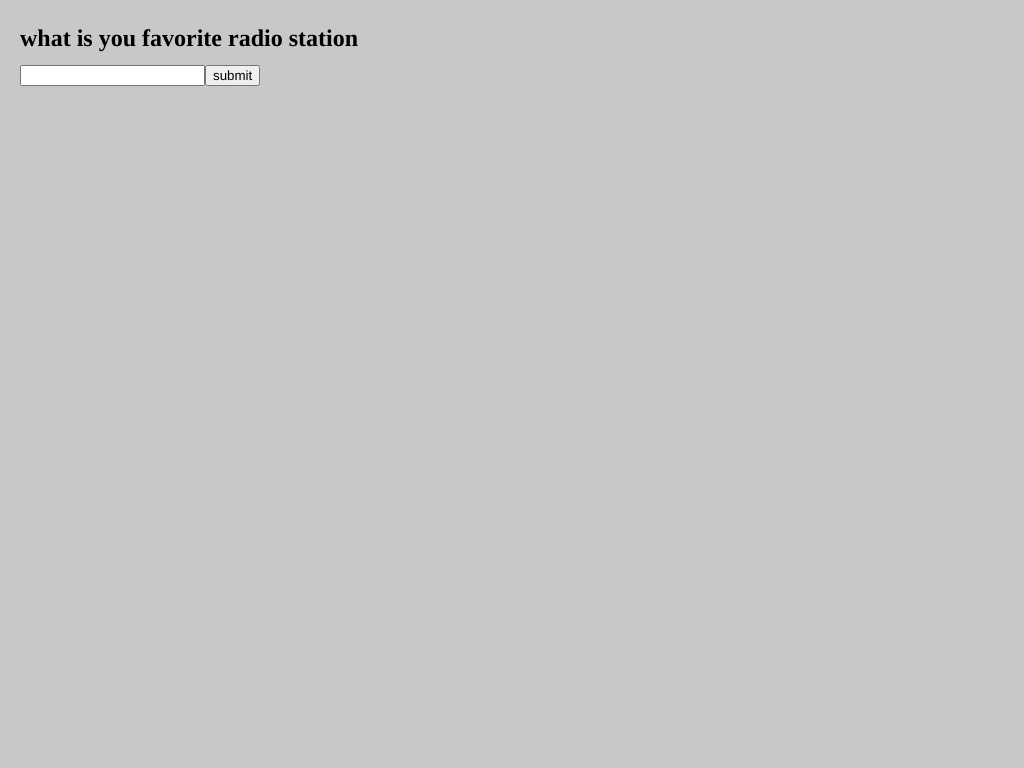
Frame 1 (no input)
Frame 60 (no input): identical to frame 1, image omitted
Frame 120 (the mouse pressed at the canvas centre since frame 60): identical to frame 1, image omitted

The p5.js sketch that drew this single still picture (run headless with seeded random() and noise() and a simulated clock; from frame 60 on, the mouse is pressed at the canvas centre):

// p5.js sketch
// ── sketch.js
var input, button, greeting, r, g, b;

function setup() {

  // create canvas
  createCanvas(1024, 768);
  
  r = random(255);
  g = random(255);
  b = random(255);
    
  input = createInput();
  input.position(20, 65);

  button = createButton('submit');
  button.position(input.x + input.width, 65);
  button.mousePressed(greet);

  greeting = createElement('h2', 'what is you favorite radio station');
  greeting.position(20, 5);

  textAlign(CENTER);
  textSize(50);
}

function greet() {
  var name = input.value();
  greeting.html('We love '+name+'too !');
  input.value('');

  for (var i=0; i<10; i++) {
    push();
    stroke(0,0,0);
    fill(r, g, b, 127);
    translate(random(width), random(height));
    rotate(random(2*PI));
    text(name, 0, 0);
    pop();
  }
}

function mousePressed() {
    // Pick new random color values
    r = random(255);
    g = random(255);
    b = random(255);
}


// ── sketch00.js
var input, button, greeting, r, g, b, x, y;

function setup() {

  // create canvas
  createCanvas(1024, 768);
    
  x = width / 2;
  y = height;
  
  r = random(255);
  g = random(255);
  b = random(255);
    
  input = createInput();
  input.position(20, 65);

  button = createButton('submit');
  button.position(input.x + input.width, 65);
  button.mousePressed(greet);

  greeting = createElement('h1', 'Hi, what is your name?');
  greeting.position(20, 5);

  textAlign(CENTER);
  textSize(75);
}

function greet() {
  var name = input.value();
  greeting.html('Hi '+name+' !');
  input.value('');

  for (var i=0; i<15; i++) {
    push();
    stroke(0,0,0);
    fill(r, g, b, 127);
    translate(random(width), random(height));
    rotate(random(3*PI));
    text(name, 0, 0);
    pop();
  }
}

function mousePressed() {
    // Pick new random color values
    r = random(255);
    g = random(255);
    b = random(255);
}


// ── sketch01.js
// Where is the circle
var x, y;

function setup() {
  createCanvas(720, 400);
  // Starts in the middle
  x = width / 2;
  y = height;
}

function draw() {
  background(200);
  
  // Draw a circle
  stroke(50);
  fill(100);
  ellipse(x, y, 24, 24);
  
  // Jiggling randomly on the horizontal axis
  x = x + random(-10, 10);
  // Moving up at a constant speed
  y = y - 1;
  
  // Reset to the bottom
  if (y < 0) {
    y = height;
  }
}
